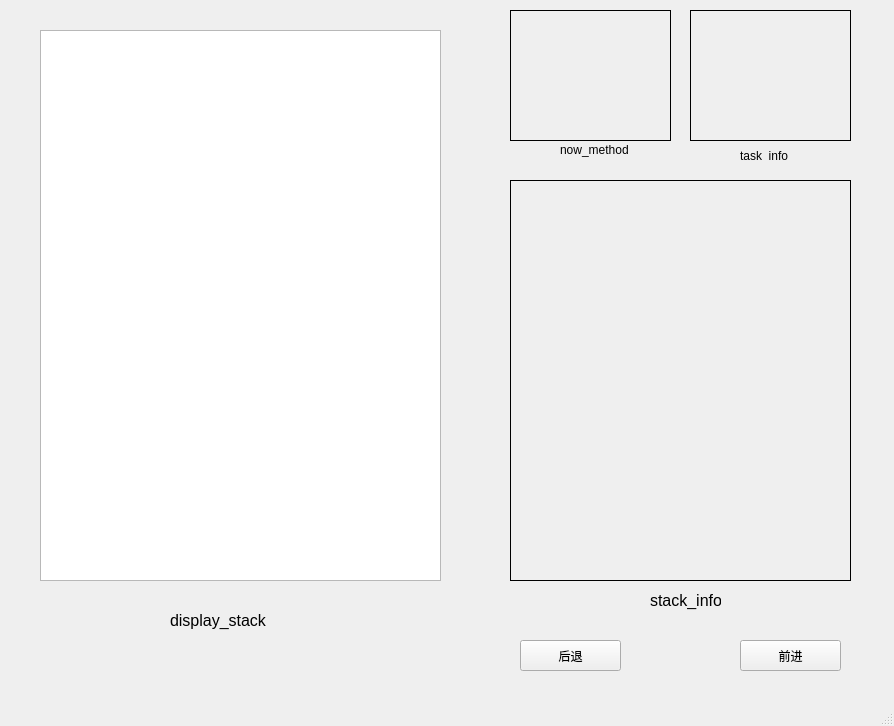
<?xml version="1.0" encoding="UTF-8"?>
<ui version="4.0">
 <class>MainWindow</class>
 <widget class="QMainWindow" name="MainWindow">
  <property name="geometry">
   <rect>
    <x>0</x>
    <y>0</y>
    <width>894</width>
    <height>726</height>
   </rect>
  </property>
  <property name="windowTitle">
   <string>MainWindow</string>
  </property>
  <widget class="QWidget" name="centralwidget">
   <widget class="QTableWidget" name="show_stack">
    <property name="geometry">
     <rect>
      <x>40</x>
      <y>30</y>
      <width>401</width>
      <height>551</height>
     </rect>
    </property>
   </widget>
   <widget class="QLabel" name="task_info">
    <property name="geometry">
     <rect>
      <x>690</x>
      <y>10</y>
      <width>161</width>
      <height>131</height>
     </rect>
    </property>
    <property name="font">
     <font>
      <family>微软雅黑</family>
      <pointsize>8</pointsize>
     </font>
    </property>
    <property name="frameShape">
     <enum>QFrame::Box</enum>
    </property>
    <property name="text">
     <string/>
    </property>
   </widget>
   <widget class="QLabel" name="stack_info">
    <property name="geometry">
     <rect>
      <x>510</x>
      <y>180</y>
      <width>341</width>
      <height>401</height>
     </rect>
    </property>
    <property name="font">
     <font>
      <family>微软雅黑</family>
      <pointsize>8</pointsize>
     </font>
    </property>
    <property name="frameShape">
     <enum>QFrame::Box</enum>
    </property>
    <property name="text">
     <string/>
    </property>
   </widget>
   <widget class="QPushButton" name="forward_button">
    <property name="geometry">
     <rect>
      <x>740</x>
      <y>640</y>
      <width>101</width>
      <height>31</height>
     </rect>
    </property>
    <property name="text">
     <string>前进</string>
    </property>
   </widget>
   <widget class="QLabel" name="method_info">
    <property name="geometry">
     <rect>
      <x>510</x>
      <y>10</y>
      <width>161</width>
      <height>131</height>
     </rect>
    </property>
    <property name="font">
     <font>
      <family>微软雅黑</family>
      <pointsize>8</pointsize>
     </font>
    </property>
    <property name="frameShape">
     <enum>QFrame::Box</enum>
    </property>
    <property name="text">
     <string/>
    </property>
   </widget>
   <widget class="QPushButton" name="back_button">
    <property name="geometry">
     <rect>
      <x>520</x>
      <y>640</y>
      <width>101</width>
      <height>31</height>
     </rect>
    </property>
    <property name="text">
     <string>后退</string>
    </property>
   </widget>
   <widget class="QLabel" name="label">
    <property name="geometry">
     <rect>
      <x>170</x>
      <y>600</y>
      <width>101</width>
      <height>41</height>
     </rect>
    </property>
    <property name="font">
     <font>
      <family>Arial</family>
      <pointsize>12</pointsize>
     </font>
    </property>
    <property name="text">
     <string>display_stack</string>
    </property>
   </widget>
   <widget class="QLabel" name="label_2">
    <property name="geometry">
     <rect>
      <x>740</x>
      <y>150</y>
      <width>54</width>
      <height>12</height>
     </rect>
    </property>
    <property name="text">
     <string>task_info</string>
    </property>
   </widget>
   <widget class="QLabel" name="label_3">
    <property name="geometry">
     <rect>
      <x>650</x>
      <y>590</y>
      <width>71</width>
      <height>21</height>
     </rect>
    </property>
    <property name="font">
     <font>
      <family>Arial</family>
      <pointsize>12</pointsize>
     </font>
    </property>
    <property name="text">
     <string>stack_info</string>
    </property>
   </widget>
   <widget class="QLabel" name="label_4">
    <property name="geometry">
     <rect>
      <x>560</x>
      <y>140</y>
      <width>71</width>
      <height>20</height>
     </rect>
    </property>
    <property name="text">
     <string>now_method</string>
    </property>
   </widget>
  </widget>
  <widget class="QMenuBar" name="menubar">
   <property name="geometry">
    <rect>
     <x>0</x>
     <y>0</y>
     <width>894</width>
     <height>23</height>
    </rect>
   </property>
  </widget>
  <widget class="QStatusBar" name="statusbar"/>
 </widget>
 <resources/>
 <connections/>
</ui>
